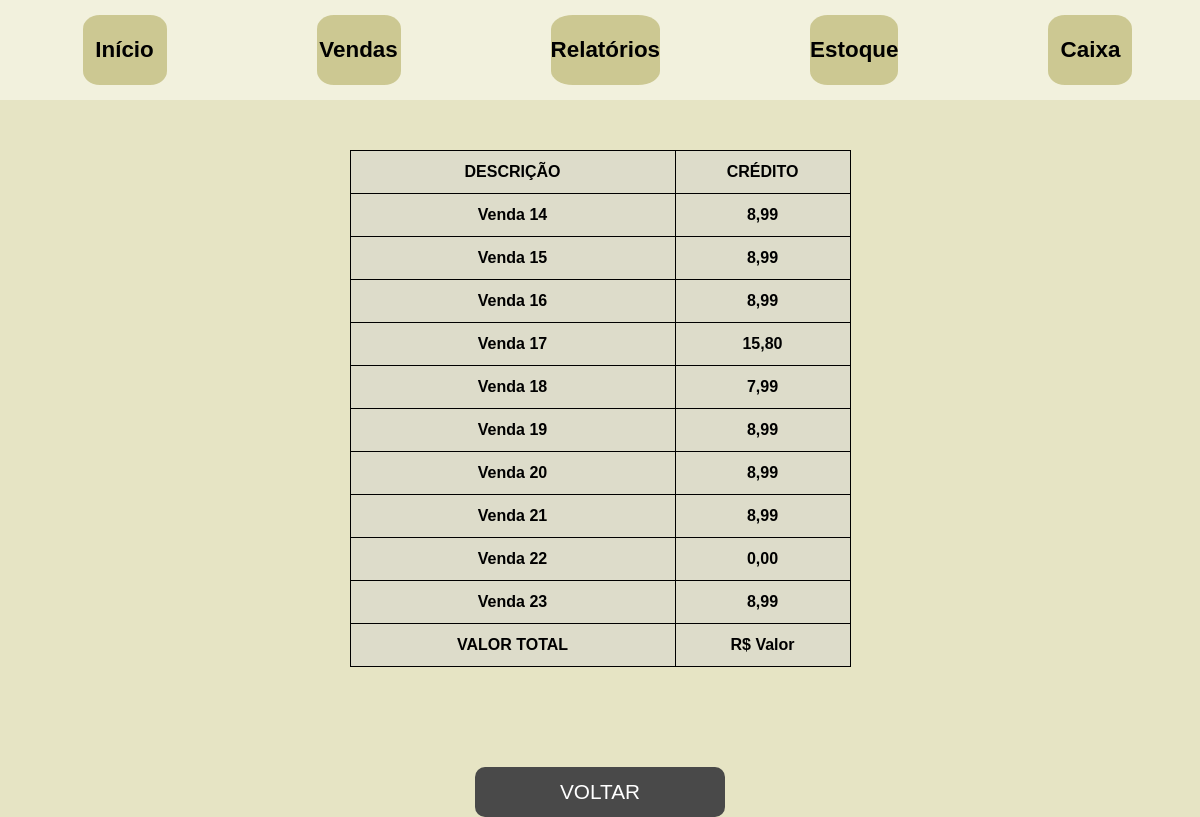
Screenshot of /relatoriovendas/4 with the database file from the repository.
### sistema/models.py (models this page shows)
class Venda(models.Model):
    relatorio = models.ForeignKey("RelatorioVendas", related_name="vendas", on_delete=models.CASCADE, blank=True, null=True)
    produtos = models.ManyToManyField(Produto, through="ItensVenda")
    valor = models.DecimalField(max_digits=10, decimal_places=2)
    data = models.DateTimeField(default=timezone.now)
    def __str__(self):
        return f"Venda {self.pk}"

### sistema/views.py (the view)
# urls.py: path('relatoriovendas/<int:pk>', RelatorioDeVendas.as_view(), name="relatorio_vendas"),
class RelatorioDeVendas(DetailView):
    template_name = "relatorioVendas.html"
    model = RelatorioVendas

### sistema/templates/relatorioVendas.html (shortened to what this page needs)
{% extends 'base.html' %}
{% load static %}
{% block content %}
<div>
    <div style="height: 50px;">
    </div>
    <table>
        <tr>
            <th style="width: 300px;">DESCRIÇÃO <th style="width: 150px;">CRÉDITO
        </tr>
        {% for venda in object.vendas.all %}
        <tr>
            <th>{{ venda }} <th>{{ venda.valor }}
        </tr>
        {% endfor %}
        <tr>
            <th>VALOR TOTAL <th> R$ Valor
        </tr>
    </table>
    <div class="div-botao-voltar">
        <a href="{% url 'sistema:relatorios' %}">
        <button class="btn-voltar">
            VOLTAR
        </button>
    </a>
    </div>
</div>
{% endblock %}

### static/css/style.css (style rules this page uses)
* { margin:0; padding: 0; font-family: Arial, Helvetica, sans-serif; }
body { background-color:#e6e4c4; }
table { height:20px; border-collapse: collapse; background-color: rgba(209, 209, 209, 0.438); margin:auto; }
td, th { border: 1px solid black; padding: 12px; }
.div-botao-voltar { display: flex; justify-content: center; margin-top: 100px; }
.btn-voltar { background-color: rgb(73, 73, 73); width: 250px; height: 50px; border-radius: 10px; border: none; cursor: pointer;color:white; text-decoration: none; text-align: center; font-size: 1.3rem; }

### rows the page displays
Venda: id "Venda 14", valor "8,99"
Venda: id "Venda 15", valor "8,99"
Venda: id "Venda 16", valor "8,99"
Venda: id "Venda 17", valor "15,80"
Venda: id "Venda 18", valor "7,99"
Venda: id "Venda 19", valor "8,99"
Venda: id "Venda 20", valor "8,99"
Venda: id "Venda 21", valor "8,99"
Venda: id "Venda 22", valor "0,00"
Venda: id "Venda 23", valor "8,99"
